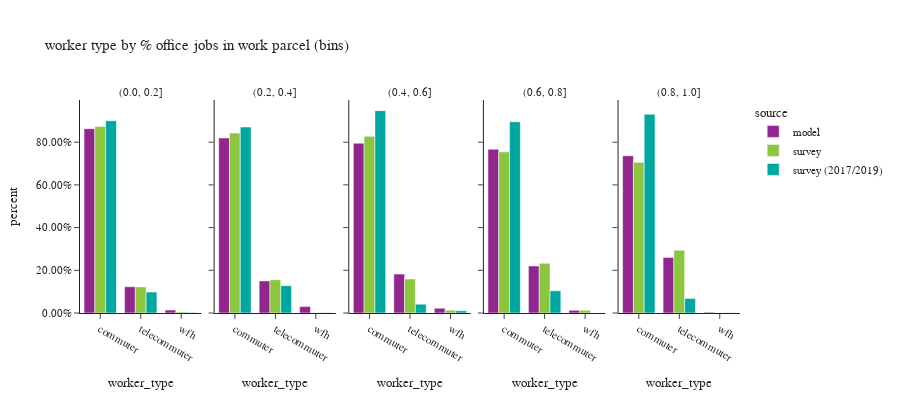

Notebook cell for this chart:
### Code cell
df_worker_count = workers.groupby(['source','% office jobs (bins)','worker_type'])['pdexpfac']. \
    sum().reset_index()
df_worker_count['percent'] = df_worker_count.groupby(['source','% office jobs (bins)'], group_keys=False)['pdexpfac']. \
    apply(lambda x: x / float(x.sum()))
df_worker_count = df_worker_count.loc[df_worker_count['% office jobs (bins)']!="no jobs"]

df_worker_count_ct = workers.groupby(['source','% office jobs (bins)','worker_type'])['pdexpfac'].count().reset_index(). \
    rename(columns={'pdexpfac':'sample count'})
df_worker_count = df_worker_count.merge(df_worker_count_ct, on=['source','% office jobs (bins)','worker_type']). \
    rename(columns={'pdexpfac':'total count'})

fig = px.bar(df_worker_count.sort_values(by=['source','% office jobs (bins)']), x='worker_type', y="percent",
             facet_col="% office jobs (bins)",color="source",hover_data=['sample count','total count'],
             barmode="group",
             title="worker type by % office jobs in work parcel (bins)")
fig.for_each_annotation(lambda a: a.update(text = a.text.split("=")[-1]))
fig.update_layout(height=400, width=900, font=dict(size=11))
fig.for_each_yaxis(lambda a: a.update(tickformat = ".2%"))
fig.update_xaxes(categoryorder='array', categoryarray= ['commuter','telecommuter','wfh'])
fig.show()

### Figure 1 — Plotly figure (JSON) as saved in the notebook; plotly's stock layout.template omitted (floating-point values rounded to 4 significant figures)
{"data": [{"alignmentgroup": "True", "customdata": [[782300.0, 782300.0], [111200.0, 111200.0], [12710.0, 12710.0]], "hovertemplate": "source=model<br>% office jobs (bins)=(0.0, 0.2]<br>worker_type=%{x}<br>percent=%{y}<br>sample count=%{customdata[0]}<br>total count=%{customdata[1]}<extra></extra>", "legendgroup": "model", "marker": {"color": "#91268F", "pattern": {"shape": ""}}, "name": "model", "offsetgroup": "model", "orientation": "v", "showlegend": true, "textposition": "auto", "type": "bar", "x": ["commuter", "telecommuter", "wfh"], "xaxis": "x", "y": [0.8633, 0.1227, 0.01403], "yaxis": "y"}, {"alignmentgroup": "True", "customdata": [[193600.0, 193600.0], [35510.0, 35510.0], [7071.0, 7071.0]], "hovertemplate": "source=model<br>% office jobs (bins)=(0.2, 0.4]<br>worker_type=%{x}<br>percent=%{y}<br>sample count=%{customdata[0]}<br>total count=%{customdata[1]}<extra></extra>", "legendgroup": "model", "marker": {"color": "#91268F", "pattern": {"shape": ""}}, "name": "model", "offsetgroup": "model", "orientation": "v", "showlegend": false, "textposition": "auto", "type": "bar", "x": ["commuter", "telecommuter", "wfh"], "xaxis": "x2", "y": [0.8197, 0.1504, 0.02994], "yaxis": "y2"}, {"alignmentgroup": "True", "customdata": [[126300.0, 126300.0], [28920.0, 28920.0], [3587.0, 3587.0]], "hovertemplate": "source=model<br>% office jobs (bins)=(0.4, 0.6]<br>worker_type=%{x}<br>percent=%{y}<br>sample count=%{customdata[0]}<br>total count=%{customdata[1]}<extra></extra>", "legendgroup": "model", "marker": {"color": "#91268F", "pattern": {"shape": ""}}, "name": "model", "offsetgroup": "model", "orientation": "v", "showlegend": false, "textposition": "auto", "type": "bar", "x": ["commuter", "telecommuter", "wfh"], "xaxis": "x3", "y": [0.7953, 0.1821, 0.02259], "yaxis": "y3"}, {"alignmentgroup": "True", "customdata": [[107600.0, 107600.0], [30930.0, 30930.0], [1799.0, 1799.0]], "hovertemplate": "source=model<br>% office jobs (bins)=(0.6, 0.8]<br>worker_type=%{x}<br>percent=%{y}<br>sample count=%{customdata[0]}<br>total count=%{customdata[1]}<extra></extra>", "legendgroup": "model", "marker": {"color": "#91268F", "pattern": {"shape": ""}}, "name": "model", "offsetgroup": "model", "orientation": "v", "showlegend": false, "textposition": "auto", "type": "bar", "x": ["commuter", "telecommuter", "wfh"], "xaxis": "x4", "y": [0.7668, 0.2204, 0.01282], "yaxis": "y4"}, {"alignmentgroup": "True", "customdata": [[164100.0, 164100.0], [58010.0, 58010.0], [748.0, 748.0]], "hovertemplate": "source=model<br>% office jobs (bins)=(0.8, 1.0]<br>worker_type=%{x}<br>percent=%{y}<br>sample count=%{customdata[0]}<br>total count=%{customdata[1]}<extra></extra>", "legendgroup": "model", "marker": {"color": "#91268F", "pattern": {"shape": ""}}, "name": "model", "offsetgroup": "model", "orientation": "v", "showlegend": false, "textposition": "auto", "type": "bar", "x": ["commuter", "telecommuter", "wfh"], "xaxis": "x5", "y": [0.7363, 0.2603, 0.003357], "yaxis": "y5"}, {"alignmentgroup": "True", "customdata": [[576.0, 465600.0], [150.0, 65180.0], [19.0, 2372.0]], "hovertemplate": "source=survey<br>% office jobs (bins)=(0.0, 0.2]<br>worker_type=%{x}<br>percent=%{y}<br>sample count=%{customdata[0]}<br>total count=%{customdata[1]}<extra></extra>", "legendgroup": "survey", "marker": {"color": "#8CC63E", "pattern": {"shape": ""}}, "name": "survey", "offsetgroup": "survey", "orientation": "v", "showlegend": true, "textposition": "auto", "type": "bar", "x": ["commuter", "telecommuter", "wfh"], "xaxis": "x", "y": [0.8733, 0.1223, 0.004448], "yaxis": "y"}, {"alignmentgroup": "True", "customdata": [[246.0, 194400.0], [100.0, 36020.0], [8.0, 280.6]], "hovertemplate": "source=survey<br>% office jobs (bins)=(0.2, 0.4]<br>worker_type=%{x}<br>percent=%{y}<br>sample count=%{customdata[0]}<br>total count=%{customdata[1]}<extra></extra>", "legendgroup": "survey", "marker": {"color": "#8CC63E", "pattern": {"shape": ""}}, "name": "survey", "offsetgroup": "survey", "orientation": "v", "showlegend": false, "textposition": "auto", "type": "bar", "x": ["commuter", "telecommuter", "wfh"], "xaxis": "x2", "y": [0.8427, 0.1561, 0.001216], "yaxis": "y2"}, {"alignmentgroup": "True", "customdata": [[143.0, 72280.0], [60.0, 13890.0], [6.0, 1164.0]], "hovertemplate": "source=survey<br>% office jobs (bins)=(0.4, 0.6]<br>worker_type=%{x}<br>percent=%{y}<br>sample count=%{customdata[0]}<br>total count=%{customdata[1]}<extra></extra>", "legendgroup": "survey", "marker": {"color": "#8CC63E", "pattern": {"shape": ""}}, "name": "survey", "offsetgroup": "survey", "orientation": "v", "showlegend": false, "textposition": "auto", "type": "bar", "x": ["commuter", "telecommuter", "wfh"], "xaxis": "x3", "y": [0.8277, 0.159, 0.01333], "yaxis": "y3"}, {"alignmentgroup": "True", "customdata": [[172.0, 63030.0], [109.0, 19420.0], [10.0, 1059.0]], "hovertemplate": "source=survey<br>% office jobs (bins)=(0.6, 0.8]<br>worker_type=%{x}<br>percent=%{y}<br>sample count=%{customdata[0]}<br>total count=%{customdata[1]}<extra></extra>", "legendgroup": "survey", "marker": {"color": "#8CC63E", "pattern": {"shape": ""}}, "name": "survey", "offsetgroup": "survey", "orientation": "v", "showlegend": false, "textposition": "auto", "type": "bar", "x": ["commuter", "telecommuter", "wfh"], "xaxis": "x4", "y": [0.7548, 0.2325, 0.01268], "yaxis": "y4"}, {"alignmentgroup": "True", "customdata": [[293.0, 112000.0], [186.0, 46590.0], [4.0, 153.3]], "hovertemplate": "source=survey<br>% office jobs (bins)=(0.8, 1.0]<br>worker_type=%{x}<br>percent=%{y}<br>sample count=%{customdata[0]}<br>total count=%{customdata[1]}<extra></extra>", "legendgroup": "survey", "marker": {"color": "#8CC63E", "pattern": {"shape": ""}}, "name": "survey", "offsetgroup": "survey", "orientation": "v", "showlegend": false, "textposition": "auto", "type": "bar", "x": ["commuter", "telecommuter", "wfh"], "xaxis": "x5", "y": [0.7055, 0.2936, 0.0009663], "yaxis": "y5"}, {"alignmentgroup": "True", "customdata": [[1341.0, 367500.0], [91.0, 39930.0], [14.0, 785.2]], "hovertemplate": "source=survey (2017/2019)<br>% office jobs (bins)=(0.0, 0.2]<br>worker_type=%{x}<br>percent=%{y}<br>sample count=%{customdata[0]}<br>total count=%{customdata[1]}<extra></extra>", "legendgroup": "survey (2017/2019)", "marker": {"color": "#00A7A0", "pattern": {"shape": ""}}, "name": "survey (2017/2019)", "offsetgroup": "survey (2017/2019)", "orientation": "v", "showlegend": true, "textposition": "auto", "type": "bar", "x": ["commuter", "telecommuter", "wfh"], "xaxis": "x", "y": [0.9003, 0.0978, 0.001923], "yaxis": "y"}, {"alignmentgroup": "True", "customdata": [[594.0, 158500.0], [47.0, 23310.0], [13.0, 151.2]], "hovertemplate": "source=survey (2017/2019)<br>% office jobs (bins)=(0.2, 0.4]<br>worker_type=%{x}<br>percent=%{y}<br>sample count=%{customdata[0]}<br>total count=%{customdata[1]}<extra></extra>", "legendgroup": "survey (2017/2019)", "marker": {"color": "#00A7A0", "pattern": {"shape": ""}}, "name": "survey (2017/2019)", "offsetgroup": "survey (2017/2019)", "orientation": "v", "showlegend": false, "textposition": "auto", "type": "bar", "x": ["commuter", "telecommuter", "wfh"], "xaxis": "x2", "y": [0.8711, 0.1281, 0.0008311], "yaxis": "y2"}, {"alignmentgroup": "True", "customdata": [[463.0, 62760.0], [27.0, 2745.0], [11.0, 719.1]], "hovertemplate": "source=survey (2017/2019)<br>% office jobs (bins)=(0.4, 0.6]<br>worker_type=%{x}<br>percent=%{y}<br>sample count=%{customdata[0]}<br>total count=%{customdata[1]}<extra></extra>", "legendgroup": "survey (2017/2019)", "marker": {"color": "#00A7A0", "pattern": {"shape": ""}}, "name": "survey (2017/2019)", "offsetgroup": "survey (2017/2019)", "orientation": "v", "showlegend": false, "textposition": "auto", "type": "bar", "x": ["commuter", "telecommuter", "wfh"], "xaxis": "x3", "y": [0.9477, 0.04144, 0.01086], "yaxis": "y3"}, {"alignmentgroup": "True", "customdata": [[649.0, 78120.0], [39.0, 9076.0], [9.0, 47.52]], "hovertemplate": "source=survey (2017/2019)<br>% office jobs (bins)=(0.6, 0.8]<br>worker_type=%{x}<br>percent=%{y}<br>sample count=%{customdata[0]}<br>total count=%{customdata[1]}<extra></extra>", "legendgroup": "survey (2017/2019)", "marker": {"color": "#00A7A0", "pattern": {"shape": ""}}, "name": "survey (2017/2019)", "offsetgroup": "survey (2017/2019)", "orientation": "v", "showlegend": false, "textposition": "auto", "type": "bar", "x": ["commuter", "telecommuter", "wfh"], "xaxis": "x4", "y": [0.8954, 0.104, 0.0005447], "yaxis": "y4"}, {"alignmentgroup": "True", "customdata": [[1168.0, 148500.0], [66.0, 10790.0], [4.0, 272.2]], "hovertemplate": "source=survey (2017/2019)<br>% office jobs (bins)=(0.8, 1.0]<br>worker_type=%{x}<br>percent=%{y}<br>sample count=%{customdata[0]}<br>total count=%{customdata[1]}<extra></extra>", "legendgroup": "survey (2017/2019)", "marker": {"color": "#00A7A0", "pattern": {"shape": ""}}, "name": "survey (2017/2019)", "offsetgroup": "survey (2017/2019)", "orientation": "v", "showlegend": false, "textposition": "auto", "type": "bar", "x": ["commuter", "telecommuter", "wfh"], "xaxis": "x5", "y": [0.9307, 0.06762, 0.001706], "yaxis": "y5"}], "layout": {"annotations": [{"font": {}, "showarrow": false, "text": "(0.0, 0.2]", "x": 0.092, "xanchor": "center", "xref": "paper", "y": 1.0, "yanchor": "bottom", "yref": "paper"}, {"font": {}, "showarrow": false, "text": "(0.2, 0.4]", "x": 0.296, "xanchor": "center", "xref": "paper", "y": 1.0, "yanchor": "bottom", "yref": "paper"}, {"font": {}, "showarrow": false, "text": "(0.4, 0.6]", "x": 0.5, "xanchor": "center", "xref": "paper", "y": 1.0, "yanchor": "bottom", "yref": "paper"}, {"font": {}, "showarrow": false, "text": "(0.6, 0.8]", "x": 0.704, "xanchor": "center", "xref": "paper", "y": 1.0, "yanchor": "bottom", "yref": "paper"}, {"font": {}, "showarrow": false, "text": "(0.8, 1.0]", "x": 0.908, "xanchor": "center", "xref": "paper", "y": 1.0, "yanchor": "bottom", "yref": "paper"}], "barmode": "group", "font": {"size": 11}, "height": 400, "legend": {"title": {"text": "source"}, "tracegroupgap": 0}, "title": {"text": "worker type by % office jobs in work parcel (bins)"}, "width": 900, "xaxis": {"anchor": "y", "categoryarray": ["commuter", "telecommuter", "wfh"], "categoryorder": "array", "domain": [0.0, 0.184], "title": {"text": "worker_type"}}, "xaxis2": {"anchor": "y2", "categoryarray": ["commuter", "telecommuter", "wfh"], "categoryorder": "array", "domain": [0.204, 0.388], "matches": "x", "title": {"text": "worker_type"}}, "xaxis3": {"anchor": "y3", "categoryarray": ["commuter", "telecommuter", "wfh"], "categoryorder": "array", "domain": [0.408, 0.592], "matches": "x", "title": {"text": "worker_type"}}, "xaxis4": {"anchor": "y4", "categoryarray": ["commuter", "telecommuter", "wfh"], "categoryorder": "array", "domain": [0.612, 0.796], "matches": "x", "title": {"text": "worker_type"}}, "xaxis5": {"anchor": "y5", "categoryarray": ["commuter", "telecommuter", "wfh"], "categoryorder": "array", "domain": [0.816, 1.0], "matches": "x", "title": {"text": "worker_type"}}, "yaxis": {"anchor": "x", "domain": [0.0, 1.0], "tickformat": ".2%", "title": {"text": "percent"}}, "yaxis2": {"anchor": "x2", "domain": [0.0, 1.0], "matches": "y", "showticklabels": false, "tickformat": ".2%"}, "yaxis3": {"anchor": "x3", "domain": [0.0, 1.0], "matches": "y", "showticklabels": false, "tickformat": ".2%"}, "yaxis4": {"anchor": "x4", "domain": [0.0, 1.0], "matches": "y", "showticklabels": false, "tickformat": ".2%"}, "yaxis5": {"anchor": "x5", "domain": [0.0, 1.0], "matches": "y", "showticklabels": false, "tickformat": ".2%"}}}
